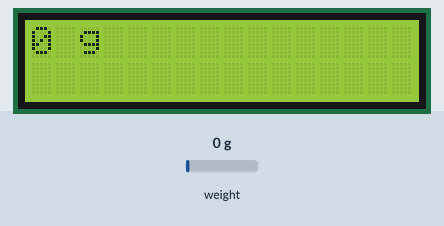
Simulated run of this sketch. Board: Arduino Uno, built with avr-gcc and run on an emulated ATmega328P. Parts: 16×2 character LCD. The test bench sets the inputs (shaded band); at power-on: weight on the scale 0 g. What the sketch prints to the serial monitor is not drawn.

Above: at 1.2 s.
2.3 s: weight on the scale set to 100 g
At 3.7 s:
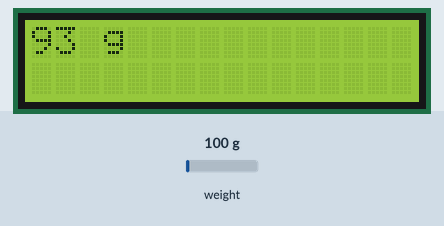
6.4 s: weight on the scale set to 1250 g
At 7.4 s:
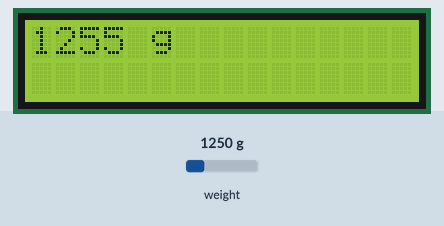
9.1 s: weight on the scale set to 2500 g
At 10.7 s:
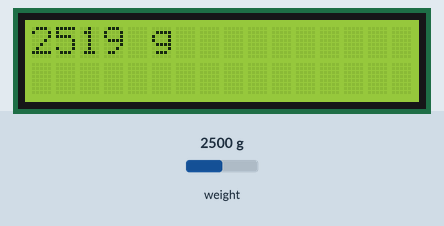
Timing chart, 0 to 12.2 s (numbered marks = the images above; inputs shaded):
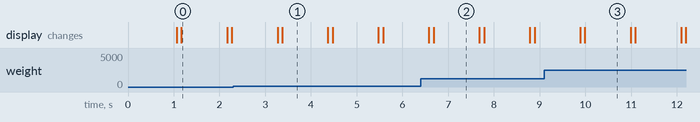

The sketch:

BalanceArduino.ino
```cpp
// https://www.youtube.com/watch?v=2rnczyBd3WU
/*
PIN 2 -> D7 afficheur
PIN 3 -> D6 afficheur
PIN 4 -> D5 afficheur
PIN 5 -> D4 afficheur
PIN 6 -> DT (ampli)
PIN 9 -> SCK (ampli)
PIN 11 -> E (afficheur)
PI 12 -> RS (afficheur)
*/

#include "Hx711.h"
#include <LiquidCrystal.h>

LiquidCrystal lcd(12,11,5,4,3,2);
HX711 scale (6, 9);

float calibration_factor = 103;
float units;
int A;

void setup() {
  Serial.begin(9600);
  scale.set_scale(1);
  scale.tare();
  lcd.begin(16, 2);
  lcd.setCursor(0,0);
}

void loop() {
  scale.set_scale(calibration_factor);
  Serial.print("Lecture : ");
  units = scale.get_units(), 10;

  A = 1.0107*units - 7.466;
  if (A<0) {
  A = 0.00;
  }

  Serial.print(A);
  Serial.print("grammes");
  Serial.println();

  lcd.print(A);
  lcd.print(" g");
  delay(1000);
  lcd.clear();
  }
```

Measured:
- after the input at 2.3 s, the display: first differs from a run without the input after 1.1 s (image 1)
- after the input at 6.4 s, the display: first differs from a run without the input after 0.28 s (image 2)
- after the input at 9.1 s, the display: first differs from a run without the input after 0.89 s (image 3)
- what the display in image 0 shows lasts 1.0 s, from 1.2 s to 2.2 s
